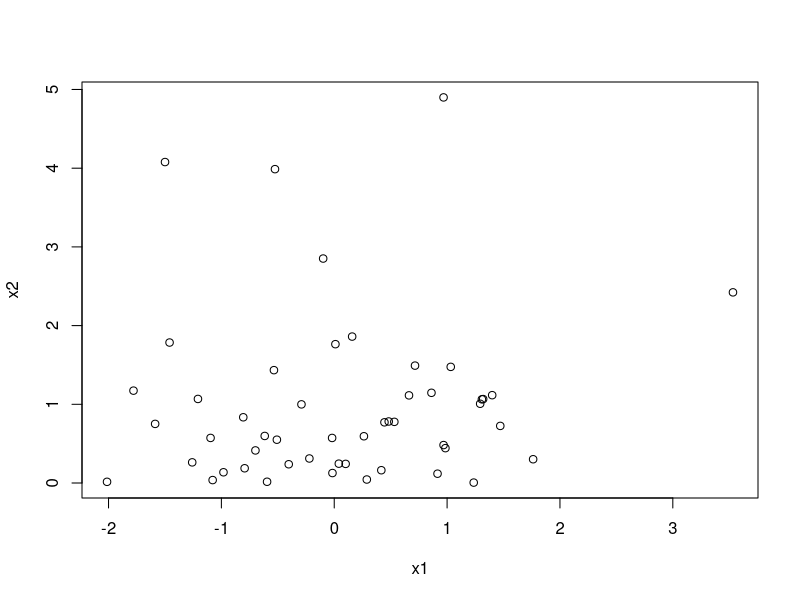

Generate this figure with R:
# Mragakshi
# 22229981
# MS5108
# Question 1
# Creating a vector x1 by taking 50 samples from Normal distribution
x1 <- rnorm(50)
# creating a distribution vector x2
x2 <- rexp(50)
# constant
cons <- 0.7
# linear combination x1 and x2 which is y
y = x1*cons + x2*cons
plot(x = x1, y = x2)
class.df <- data.frame(x1,x2,y)
Frame1 <- class.df

model <- lm(x1~ x2+y)
summary(model)

lm(Frame1)


# Question 2
Height <-c(1.82, 1.56, 1.74, 1.55, 1.63, 1.91, 2.05, 1.84, 1.80, 1.71)
Weight <-c(80.4, 66.2, 68.9, 70.1, 75, 83.7, 105.6, 79.5, 68, 69.4)
Dataframe = data.frame(Height,Weight)
Bodymassindex = (Weight/Height)/Height
# calculate mean and standard deviation
mean(Height)
mean(Weight)
mean(Bodymassindex)

sd(Height)
sd(Weight)
sd(Bodymassindex)


library('dplyr')
Sample = filter(Dataframe, Height >= 1.7 & Weight <70)

Sample_height <- Sample$Height
Sample_weight <- Sample$Weight
Sample_BMI = (Sample_weight/Sample_height)/Sample_height

mean(Sample_height)
mean(Sample_weight)
mean(Sample_BMI)

sd(Sample_height)
sd(Sample_weight)
sd(Sample_BMI)




